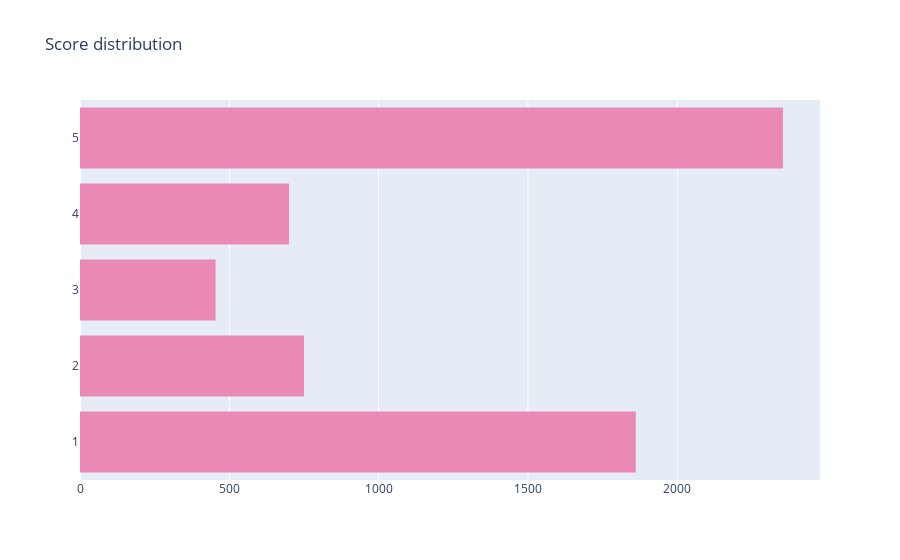

Notebook source saved alongside this figure:
### Code cell
layout = go.Layout(
    title='Score distribution',
    bargap=0.2,
    height=600,
)

fig = go.Figure(
    data=[go.Histogram(
        y = scores,
        marker_color='#EB89B5',
    )],
    layout = layout,
)
fig.show()

### Figure 1 — Plotly figure (JSON) as saved in the notebook; plotly's stock layout.template omitted (floating-point values rounded to 4 significant figures; data arrays with more than 128 entries replaced by an {"elided": "..."} marker saying what was removed)
{"data": [{"marker": {"color": "#EB89B5"}, "type": "histogram", "y": {"elided": "6119 int values"}}], "layout": {"autosize": true, "bargap": 0.2, "title": {"text": "Score distribution"}, "xaxis": {"autorange": true, "range": [0, 2478.0]}, "yaxis": {"autorange": true, "range": [0.5, 5.5], "type": "linear"}}}
